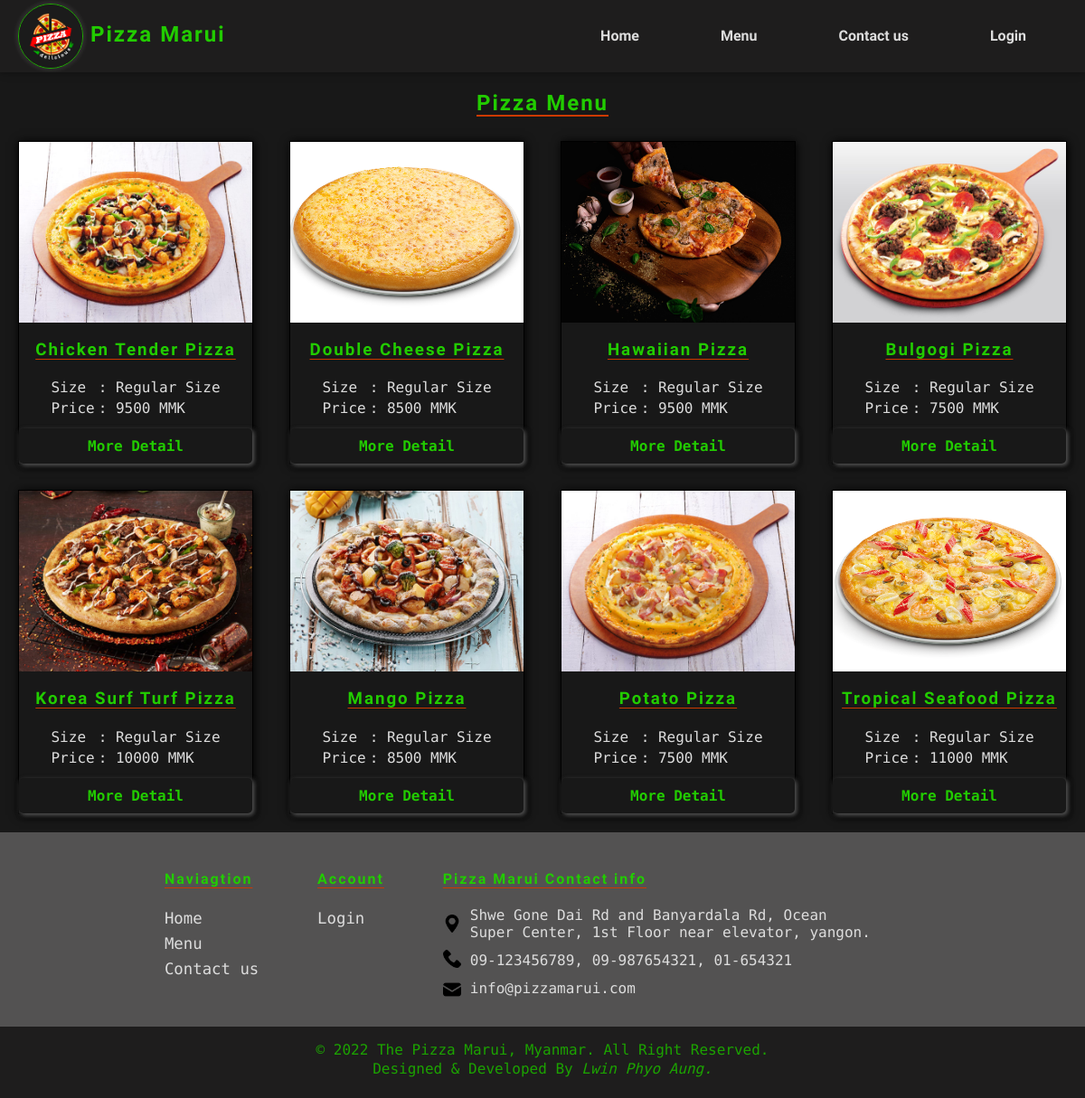
Page /menu.php on the committed database.
### tables this page shows
CREATE TABLE `pizza` (
  `PizzaID` int(11) NOT NULL,
  `PizzaName` varchar(50) NOT NULL,
  `UnitPrice` int(11) NOT NULL,
  `TotalQuantities` int(11) NOT NULL,
  `PizzaPicture` varchar(255) NOT NULL,
  `Ingredients` varchar(255) NOT NULL
);

### menu.php (the view, shortened to what this page needs)
<?php
require('connection.php');
$pizzaquery = "SELECT * FROM pizza";
$runpizzaquery = mysqli_query($connection, $pizzaquery);
$rowcount = mysqli_num_rows($runpizzaquery);
?>
<!DOCTYPE html>
<html lang="en">
<head>
    <?php include('links.php') ?>
</head>
<body>
    <?php include('navibar.php'); ?>
    <div id="menu">
        <h2>Pizza Menu</h2>
        <section id="items">
            <?php
            for ($i = 0; $i < $rowcount; $i++) {
                $data = mysqli_fetch_array($runpizzaquery);
                echo '<div>';
                echo '<img src="' . $data["PizzaPicture"] . '">';
                echo '<h3>' . $data["PizzaName"] . '</h3>';
                echo '<table>';
                echo '<tr><td>Size</td><td> : Regular Size</td></tr>';
                echo '<tr><td>Price</td><td> : ' . $data['UnitPrice'] . ' MMK</td></tr>';
                echo '</table>';
                echo '<a href="order.php?pid=' . $data['PizzaID'] . '" id="btnmore">More Detail</a>';
                echo '</div>';
            }
            ?>
        </section>
    </div>
    <?php include('footer.php') ?>
</body>
</html>

### links.php (shortened to what this page needs)
<link rel="stylesheet" href="body.css">

### navibar.php (shortened to what this page needs)
<!DOCTYPE html>
<html lang="en">
<head>
</head>
<body>
    <div id="navi">
        <a href="index.php"><img src="Image\pizza_logo.png" alt="PizzaLogo" id="logo"></a>
        <a href="index.php"  id="logo"><h2 style="text-decoration: none;">Pizza Marui</h2></a>
        <?php
            if(isset($_SESSION['cid'])){
                echo '<a href="logout.php" class="user">Logout</a>';
                echo '<a href="profile.php" class="user"><i class="profile_icon"></i>' . $_SESSION["cname"] . '</a>';
            }else{
                echo '<a href="login.php" id="login">Login</a>';
            }
        ?>
        <a href="contactus.php" class="menu">Contact us</a>
        <a href="menu.php" class="menu">Menu</a>
        <a href="index.php" class="menu">Home</a>
    </div>
</body>
</html>

### footer.php (shortened to what this page needs)
<!DOCTYPE html>
<html lang="en">
<head>
</head>
<body>
<footer>
        <section>
            <ul>
                <caption><h4>Naviagtion</h4></caption>
                <li><a href="index.php">Home</a></li>
                <li><a href="menu.php">Menu</a></li>
                <li><a href="contactus.php">Contact us</a></li>
            </ul>
            <ul>
                <caption><h4>Account</h4></caption>
                <?php
                    if(isset($_SESSION['cid'])){
                        echo '<li><a href="profile.php">Profile</a></li>';
                        echo '<li><a href="logout.php">Logout</a></li>';
                    }else{
                        echo '<li><a href="login.php">Login</a></li>';
                    }
                ?>
            </ul>
            <ul id="footer_contact">
                <caption><h4>Pizza Marui Contact info</h4></caption>
                <i class="location_icon"></i><li>Shwe Gone Dai Rd and Banyardala Rd, Ocean <br>Super Center, 1st Floor near elevator, yangon.</li>
                <i class="phone_icon"></i><li>09-123456789, 09-987654321, 01-654321</li>
                <i class="email_icon"></i><li>info@pizzamarui.com</li>
            </ul>
        </section>
        <p>&copy; 2022 The Pizza Marui, Myanmar. All Right Reserved. <br> Designed & Developed By <i>Lwin Phyo Aung.</i></p>
    </footer>
</body>
</html>

### body.css (style rules this page uses)
body { margin: 0; padding-top: 80px; background-color: #181818; font-family: 'Ubuntu Mono', monospace; color: #dddddd; box-sizing: border-box; display: flex; flex-direction: column; flex: 0 0 auto; }
h1, h2, h3, h4, h5, h6 { display: block; font-family: 'Staatliches', cursive; letter-spacing: 2px; color: #22cc00; -webkit-text-decoration: #cd3a00 solid underline; text-decoration: #cd3a00 solid underline; -webkit-text-underline-position: under; text-underline-position: under; }
h2 { text-align: center; }
div#navi { width: 100%; position: fixed; display: block; box-sizing: border-box; background-color: #1e1d1d; padding: 0 20px; box-shadow: 0 2px 5px 0 rgb(0 0 0 / 16%), 0 2px 10px 0 rgb(0 0 0 / 12%); z-index: 99; overflow: hidden; top: 0; }
div#navi a { display: inline-block; text-decoration: none; font-family: 'Oxygen', sans-serif; font-weight: bold; cursor: pointer; box-sizing: border-box; }
div#navi>a.menu, a#login, a.user { float: right; padding: 30px 45px; color: #dddddd; }
div#navi>a#logo { position: absolute; display: block; top: 4px; padding-left: 80px; color: #1eb300; font-family: 'Staatliches', cursive; letter-spacing: 2px; }
img#logo { border: 1px solid #1eb300; border-radius: 80%; margin-top: 4px; width: 70px; height: 70px; box-shadow: 0px 0px 5px 2px rgba(255, 255, 255, 10%); }
p { font-size: 14pt; line-height: 1.3; }
footer { margin-top: auto; background-color: #1e1d1d; display: block; width: 100%; box-sizing: border-box; overflow: hidden; text-align: center; clear: both; padding-bottom: 5px; }
footer section { width: 100%; box-sizing: border-box; padding: 5px 4%; background-color: #87878781; }
footer ul { list-style: none; display: inline-block; vertical-align: top; margin-right: 5%; padding: 0; text-align: left; }
footer a { text-decoration: none; line-height: 1.6; font-size: 13pt; color: #dddddd; }
footer ul#footer_contact li { margin-bottom: 12px; padding-left: 30px; }
.location_icon { content: url('Image/maps-and-flags.png'); width: 20px; height: 20px; float: left; margin-top: 9px; clear: both; }
.phone_icon { content: url('Image/phone-call.png'); width: 20px; height: 20px; float: left; margin-top: -2px; clear: both; }
.email_icon { content: url('Image/email_icon.png'); width: 20px; height: 20px; float: left; margin-top: 1px; clear: both; }
footer p { font-size: 12pt; color: #1ca300; }
#menu h2 { text-align: center; }
#menu #items { display: flex; flex-wrap: wrap; justify-content: space-around; }
#menu #items > div { display: flex; flex-direction: column; width: 260px; border: 1px solid black; height: auto; text-align: center; box-shadow: 1px 1px 10px black; margin-top: 8px; margin-bottom: 20px; box-sizing: border-box; }
#menu #items > div img { width: 100%; height: 200px; overflow: hidden; }
#menu #items table { margin: auto; text-align: left; margin-bottom: 10px; }
#menu #items a#btnmore { border: none; padding: 10px 5%; text-align: center; border-radius: 5px; font-weight: bold; background-color: #181818; color: #22cc00; text-decoration: none; box-shadow: 2px 2px 5px 1px #4f4f4f, 3px 3px 5px 2px #000000; }

### rows in the picture
pizza: PizzaPicture (picture), PizzaName "Chicken Tender Pizza", UnitPrice "9500"
pizza: PizzaPicture (picture), PizzaName "Double Cheese Pizza", UnitPrice "8500"
pizza: PizzaPicture (picture), PizzaName "Hawaiian Pizza", UnitPrice "9500"
pizza: PizzaPicture (picture), PizzaName "Bulgogi Pizza", UnitPrice "7500"
pizza: PizzaPicture (picture), PizzaName "Korea Surf Turf Pizza", UnitPrice "10000"
pizza: PizzaPicture (picture), PizzaName "Mango Pizza", UnitPrice "8500"
pizza: PizzaPicture (picture), PizzaName "Potato Pizza", UnitPrice "7500"
pizza: PizzaPicture (picture), PizzaName "Tropical Seafood Pizza", UnitPrice "11000"
